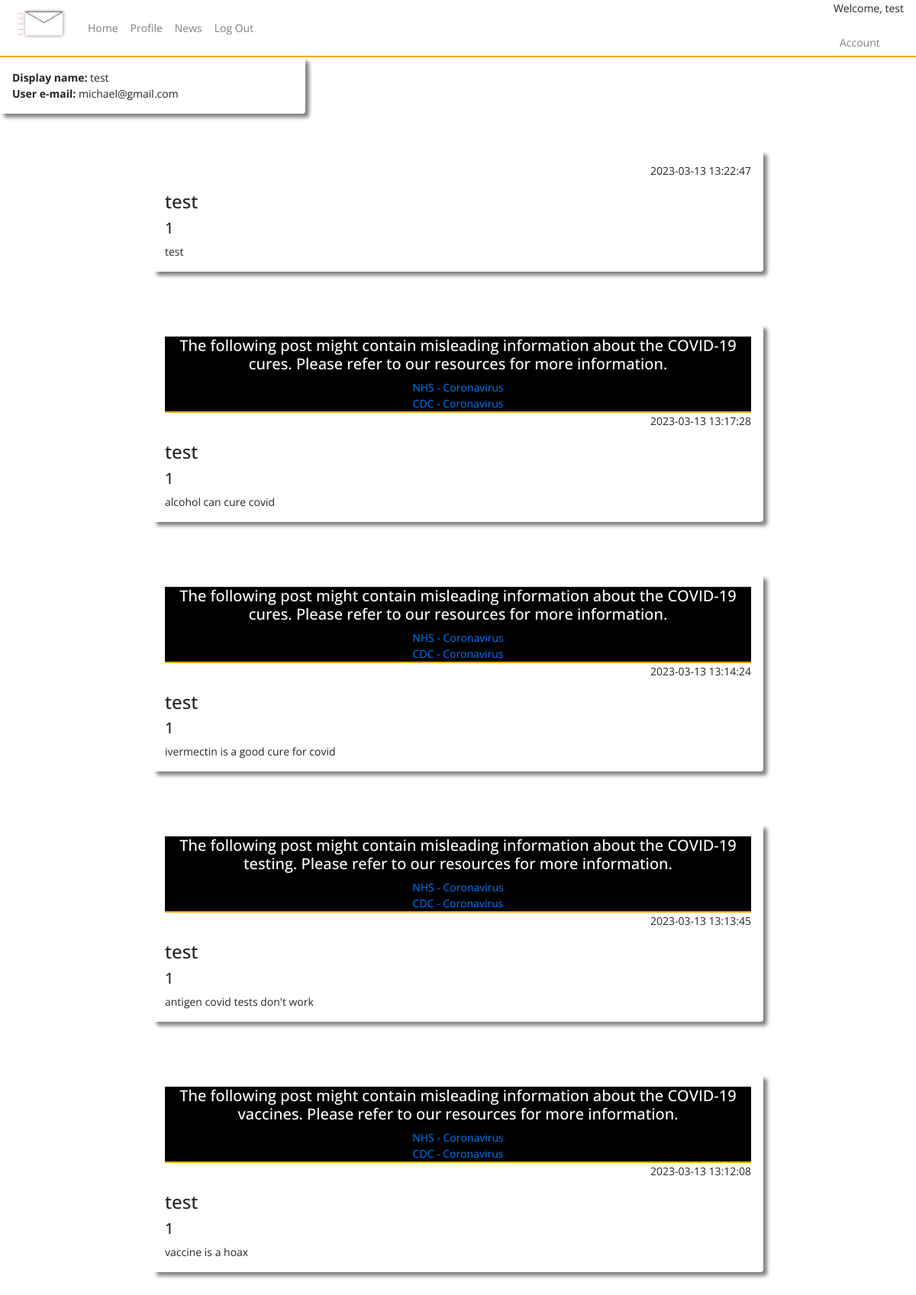
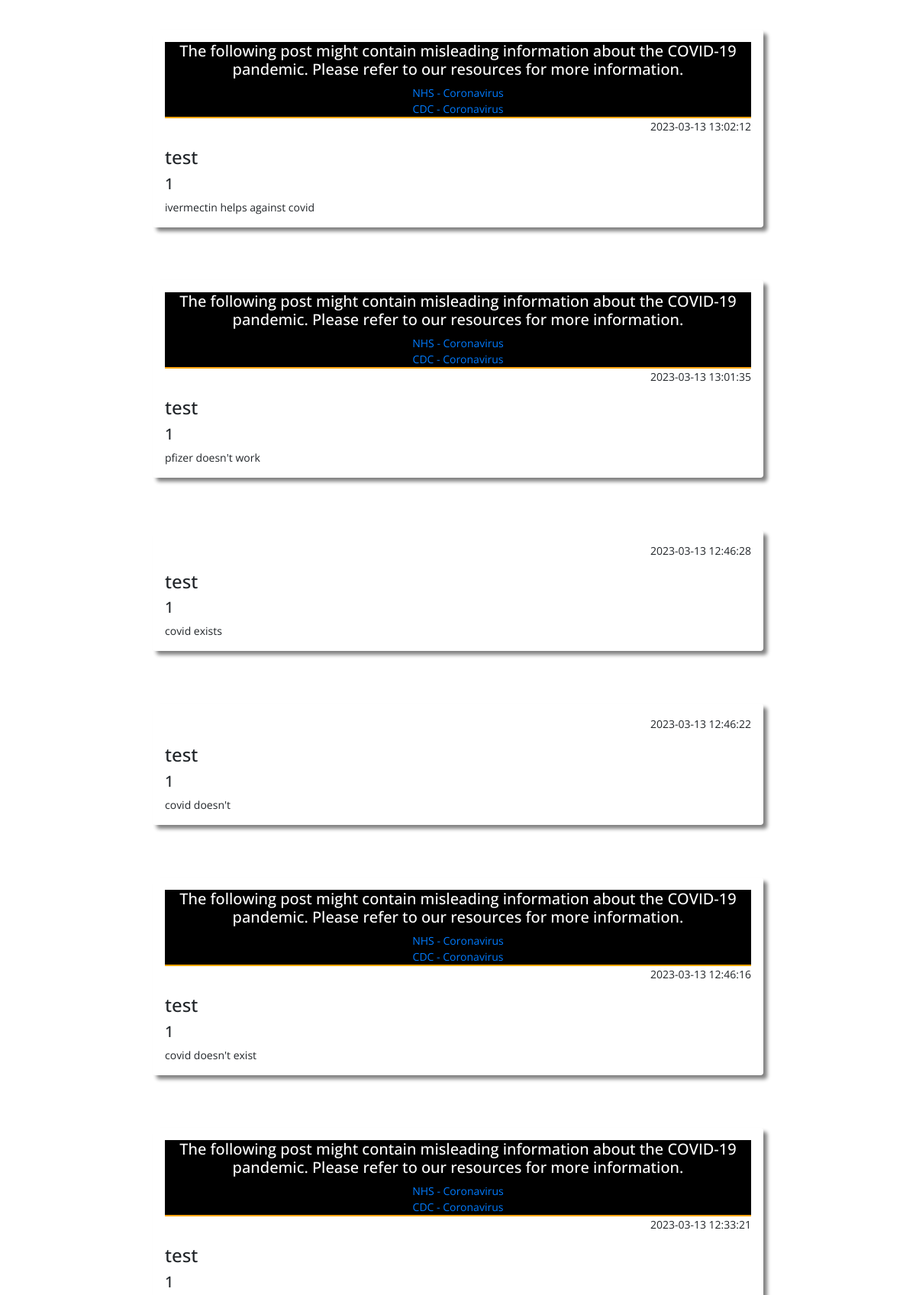
The page /profile (signed in, upper part) on the database its author committed (2 pictures, top to bottom).
### tables this page shows
CREATE TABLE users (
    ID INTEGER PRIMARY KEY AUTOINCREMENT,
    username TEXT NOT NULL,
    password TEXT NOT NULL,
    email TEXT NOT NULL UNIQUE
, user_type VARCHAR, whitelisted text, blacklisted text);

CREATE TABLE posts (
    ID INTEGER PRIMARY KEY AUTOINCREMENT,
    title TEXT NOT NULL,
    content TEXT NOT NULL,
    by_user TEXT NOT NULL,
    created_at timestamp default current_timestamp
, userID integer, flag_covid text, blacklisted text, flag_vaccine text, flag_tests text, flag_cures text, reported int);

### app.py (the view)
@app.route("/profile")
def profile():
    if not session.get('username'):
        return redirect(url_for('home'))
    user=query_db('SELECT * FROM users WHERE username = ?', [session['username']], True)
    user_posts=query_db('SELECT * FROM posts WHERE by_user = ? ORDER BY created_at DESC', [session['username']])
    return render_template('profile.html', user = user, user_posts = user_posts)

### app.py (called while the page is built)
def query_db(query, args=(), one=False):
    con = g._database = sqlite3.connect(DATABASE)
    con.row_factory = sqlite3.Row
    cur = con.execute(query, args)
    rv = cur.fetchall()
    cur.close()
    return (rv[0] if rv else None) if one else rv

### templates/profile.html (shortened to what this page needs)
{% include "layout.html" %}
{% include "nav.html" %}
<div class="container-fluid">
    <div class="row h-500">
        <div class="col-4 shadow p-3 mb-5 rounded">
            <b>Display name:</b> {{ user.username }}<br>
            <b>User e-mail:</b> {{ user.email }}
        </div>
    </div>
    {% for user_post in user_posts %}
    <div class="shadow mx-auto posts p-3 mb-5 rounded">
    {% if user_post.flag_covid == "yes" %}
    <div class="flagged_post">
      <h5>The following post might contain misleading information about the COVID-19 pandemic. Please refer to our resources for more information.</h5>
      <a href="https://www.nhs.uk/conditions/coronavirus-covid-19/">NHS - Coronavirus </a><br>
      <a href="https://www.cdc.gov/coronavirus/2019-ncov/index.html">CDC - Coronavirus</a>
    </div>
    {% endif %}
    {% if user_post.flag_vaccine == "yes" %}
    <div class="flagged_post">
      <h5>The following post might contain misleading information about the COVID-19 vaccines. Please refer to our resources for more information.</h5>
      <a href="https://www.nhs.uk/conditions/coronavirus-covid-19/">NHS - Coronavirus </a><br>
      <a href="https://www.cdc.gov/coronavirus/2019-ncov/index.html">CDC - Coronavirus</a>
    </div>
    {% endif %}
    {% if user_post.flag_cures == "yes" %}
    <div class="flagged_post">
      <h5>The following post might contain misleading information about the COVID-19 cures. Please refer to our resources for more information.</h5>
      <a href="https://www.nhs.uk/conditions/coronavirus-covid-19/">NHS - Coronavirus </a><br>
      <a href="https://www.cdc.gov/coronavirus/2019-ncov/index.html">CDC - Coronavirus</a>
    </div>
    {% endif %}
    {% if user_post.flag_tests == "yes" %}
    <div class="flagged_post">
      <h5>The following post might contain misleading information about the COVID-19 testing. Please refer to our resources for more information.</h5>
      <a href="https://www.nhs.uk/conditions/coronavirus-covid-19/">NHS - Coronavirus </a><br>
      <a href="https://www.cdc.gov/coronavirus/2019-ncov/index.html">CDC - Coronavirus</a>
    </div>
    {% endif %}
    <p align="right">{{  user_post.created_at  }}</p>
    <h4>{{ user_post.by_user }}</h4>
    <h5>{{ user_post.title }}</h5>
    {{ user_post.content }}<br/>
    </div>
    <br/>
    {% endfor %}
</div>

### static/css/style.css (style rules this page uses)
.shadow { box-shadow: 5px 5px 5px grey; }
.posts { width: 800px; }
.flagged_post { text-align: center; background-color: black; color: white; border-bottom: 2px solid orange; height: auto; width: auto; }

### rows shown on the page
users: username "test", email "michael@gmail.com"
posts: created_at "2023-03-13 13:22:47", by_user "test", title "1", content "test"
posts: flag_cures "NHS - Coronavirus", created_at "2023-03-13 13:17:28", by_user "test", title "1", content "alcohol can cure covid"
posts: flag_cures "NHS - Coronavirus", created_at "2023-03-13 13:14:24", by_user "test", title "1", content "ivermectin is a good cure for covid"
posts: flag_tests "NHS - Coronavirus", created_at "2023-03-13 13:13:45", by_user "test", title "1", content "antigen covid tests don't work"
posts: flag_vaccine "NHS - Coronavirus", created_at "2023-03-13 13:12:08", by_user "test", title "1", content "vaccine is a hoax"
posts: flag_covid "NHS - Coronavirus", created_at "2023-03-13 13:02:12", by_user "test", title "1", content "ivermectin helps against covid"
posts: flag_covid "NHS - Coronavirus", created_at "2023-03-13 13:01:35", by_user "test", title "1", content "pfizer doesn't work"
posts: created_at "2023-03-13 12:46:28", by_user "test", title "1", content "covid exists"
posts: created_at "2023-03-13 12:46:22", by_user "test", title "1", content "covid doesn't"
posts: flag_covid "NHS - Coronavirus", created_at "2023-03-13 12:46:16", by_user "test", title "1", content "covid doesn't exist"
posts: flag_covid "NHS - Coronavirus", created_at "2023-03-13 12:33:21", by_user "test", title "1"

### other values the page prints
{{ session.username }} "test"
